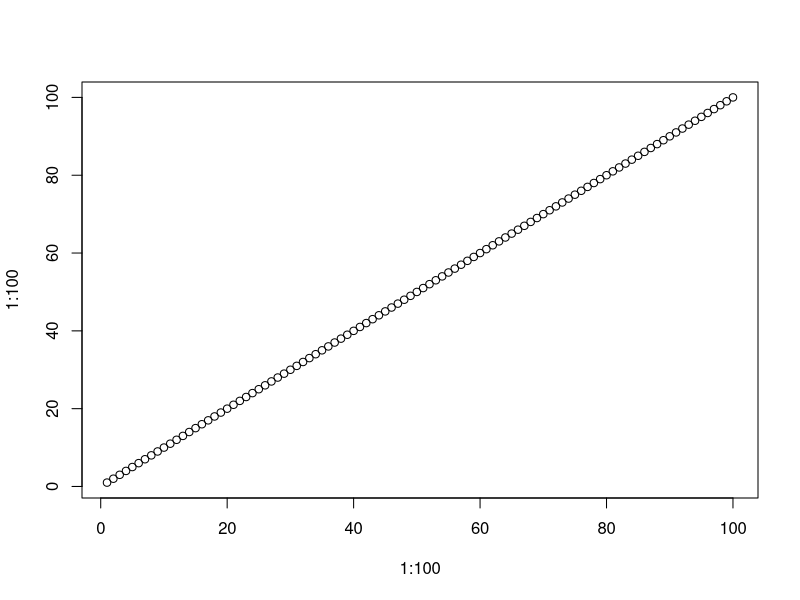

This figure's R source:
## ---- chunk 1
knitr::opts_chunk$set(
  echo = FALSE,
  fig.retina = 2, # higher quality plots
  dev = "svg", # vector graphics device
  dev.args=list(bg="transparent") # transparent plot backgrounds
)

# # How to make the base theme for PennSIVE-theme.css
# library(xaringanthemer)
# base_color = "#001F5B"
# white_color = "#FFFFFF"
# black_color = "#000000"
# mono_accent(
#   base_color = base_color,
#   header_font_google = google_font("Source Sans Pro", "600"),
#   text_font_google   = google_font("Source Sans Pro", "400", "400i"),
#   code_font_google   = google_font("IBM Plex Mono"),
#   title_slide_text_color = white_color,
#   title_slide_background_color = base_color,
#   title_slide_background_image = "cwp-pennSIVE_Logo_FINAL_main_W-O_tagline_horizontal-04.png",
#   title_slide_background_position = "50% 12.5%",
#   title_slide_background_size = "50%",
#   background_image = "cwp-pennSIVE_Logo_icon.png",
#   background_size = "7.5%",
#   background_position = "95% 5%",
#   table_row_even_background_color = white_color,
#   header_h1_font_size = "40px",
#   header_h2_font_size = "32px", 
#   header_h3_font_size = "20px",
# )
## ---- chunk 2
plot(1:100, 1:100)
## ---- chunk 3
knitr::kable(data.frame(
  "Slide Type" = c("PowerPoint", "Other HTML Slides", "Xaringan"), 
  "My Review" = c("3/10: Does images well, but equations are the worst",
                  "5/10: At least they're not PowerPoint",
                  "10/10: Support for TWO columns and equations and backgrounds and previews that update as you type,
                  see <a href=https://yihui.org/en/2017/08/why-xaringan-remark-js/>this link by Yihui</a>"),
  check.names = F),
  "html", escape = F)
